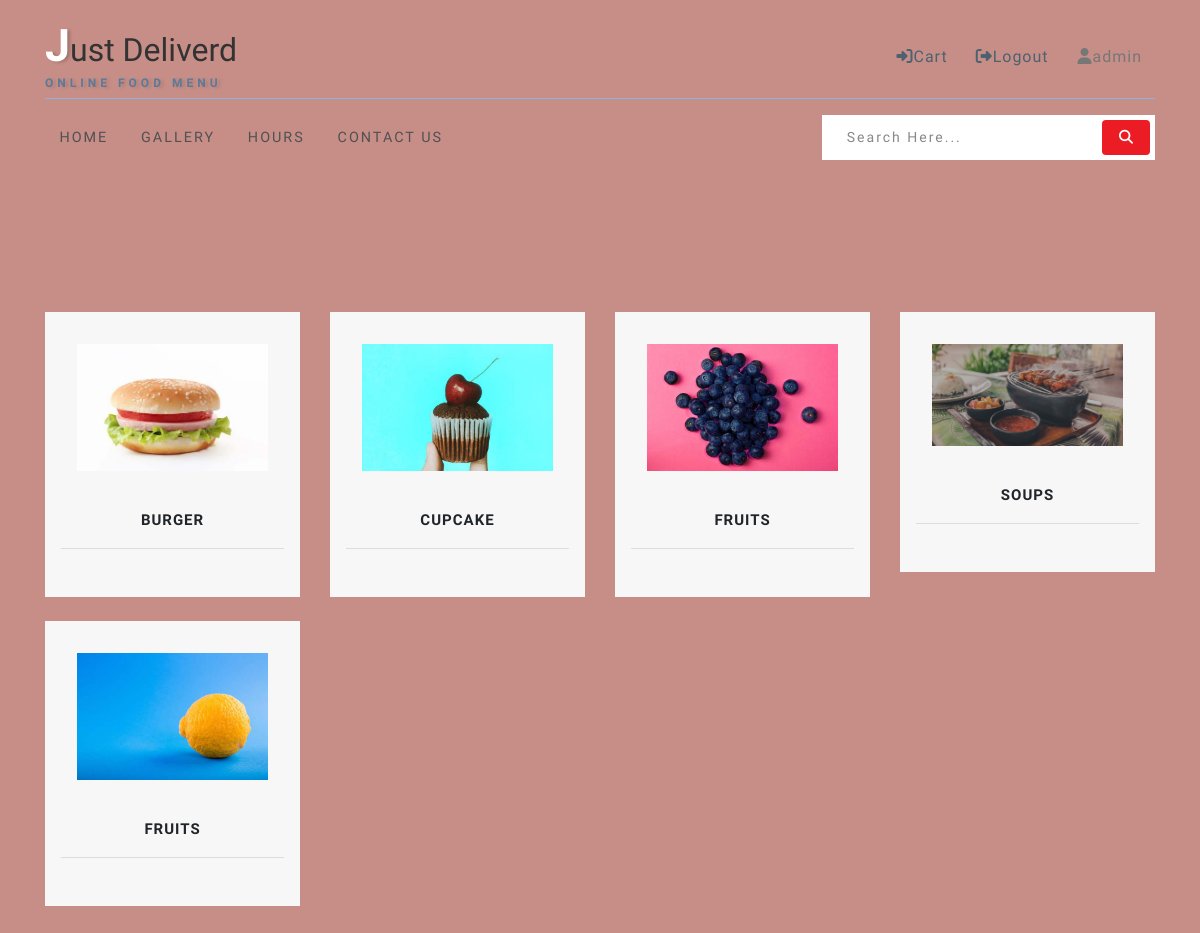
Page / (signed in) on the earlier database version.
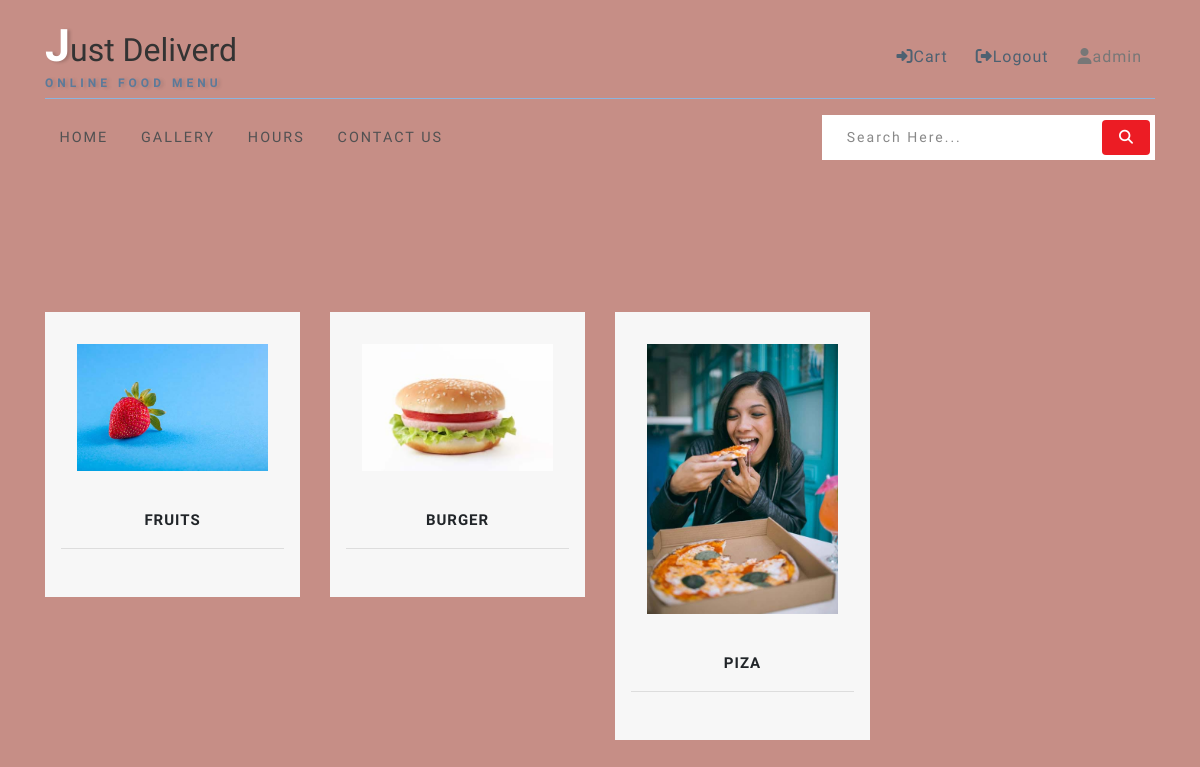
Same page on the later database version.
### products_app/models.py (models this page shows, shortened)
class Category(models.Model):
    category_name=models.CharField(max_length=255)
    category_image=models.ImageField(upload_to='category_image')

### products_app/views.py (the view)
# urls.py: path('',views.index,name='index'),
def index(request):
    if request.user.is_authenticated:
        cate =Category.objects.all()
        context={
            'category': cate,
            }
        return render(request,'index.html',context)
    else:
        return render(request,'login.html')

### templates/index.html (shortened to what this page needs)
{% extends 'base.html' %}
{% load static %}
{%block main-content %}
<br><br>
        <div class="banner-wthree-info container">
            <div class="row">
                    <div class="container py-5">
                        <div class="row shop-wthree-info text-center">
                            {% for cat in category %}
                            <a href="{% url 'select_menu' cat.id %}">
                                <div class="col-lg-3 shop-info-grid text-center mt-4">
                                    <div class="product-shoe-info shoe">
                                        <div class="men-thumb-item">
                                            <img src="{{cat.category_image.url}}" class="img-fluid" alt="" height="120%" width="120%">
                                        </div>
                                        <div class="item-info-product">
                                            <h4>
                                                <a>{{cat.category_name}}</a>
                                            </h4>
                                            <div class="product_price">
                                            </div>
                                        </div>
                                    </div>
                                </div>
                            </a>
                            {% endfor %}
            </div>
        </div>
    </div>
</div></div>
                       {%endblock main-content%}

### templates/base.html (shortened to what this page needs)
{% load static %}
<!DOCTYPE html>
<html lang="eng">
<head>
    <link rel="stylesheet" href="{% static 'css/bootstrap.css' %}">
    <link rel="stylesheet" href="{% static 'css/style.css' %}" type="text/css" media="all" />
    <link href="{% static 'font-awesome.css' %}" rel="stylesheet">
    <link rel="stylesheet" href="https://cdnjs.cloudflare.com/ajax/libs/font-awesome/6.3.0/css/all.min.css">
</head>
<body>
    <div class="main-sec">
        <header class="py-sm-3 pt-3 pb-2" id="home">
            <div class="container">
                <div class="top-w3pvt d-flex">
                    <div id="logo">
                        <h1> <a href="{% url 'index' %}"><span class="log-w3pvt">J</span>ust Deliverd</a> <label class="sub-des">Online Food menu</label></h1>
                    </div>
                    <div class="forms ml-auto">
                        {% if user.is_authenticated %}
                        <a href="{% url 'cart_detail' %}" class="btn"><i class="fa-solid fa-right-to-bracket"></i>Cart</a>
                        <a href="{% url 'logout_page' %}" class="btn"><i class="fa-solid fa-right-from-bracket"></i>Logout</a>
                        <P class="btn"><i class="fa-solid fa-user"></i>{{user.username }}</p>
                        {% else %}
                        {% comment %} <a href="{% url 'login' %}" class="btn"><i class="fa-solid fa-right-to-bracket"></i>Login</a> {% endcomment %}
                        <a href="{% url 'register' %}" class="btn"><i class="fa-solid fa-user-plus"></i> SignUp</a>
                        {%endif%}
                    </div>
                </div>
                <div class="nav-top-wthree">
                    <nav>
                        <ul class="menu">
                            <li><a href="{% url 'index' %}">Home</a></li>
                            <li><a href="{% url 'galllery' %}">Gallery</a></li>
                            <li><a href="{% url 'hours' %}">Hours</a></li>
                            <li><a href="{% url 'contact' %}">Contact Us</a></li>
                        </ul>
                    </nav>
                    <div class="search-form ml-auto">
                        <div class="form-w3layouts-grid">
                            <form action="#" method="post" class="newsletter">
                                <input class="search" type="search" placeholder="Search here..." required="">
                                <button class="form-control btn" value=""><span class="fa fa-search"></span></button>
                            </form>
                        </div>
                    </div>
                </div>
            </div>
        </header>
         {%block main-content %} {%endblock main-content%}
</body>
</html>

### static/css/style.css (style rules this page uses)
html, body { margin: 0; font-size: 100%; background: #443946; font-family: 'Hind', sans-serif; scroll-behavior: smooth; }
body a { text-decoration: none; transition: 0.5s all; -webkit-transition: 0.5s all; -moz-transition: 0.5s all; -o-transition: 0.5s all; -ms-transition: 0.5s all; }
input[type="button"], input[type="submit"], input[type="text"], input[type="email"], input[type="search"] { transition: 0.5s all; -webkit-transition: 0.5s all; -moz-transition: 0.5s all; -o-transition: 0.5s all; -ms-transition: 0.5s all; font-family: 'Hind', sans-serif; }
h1, h2, h3, h4, h5, h6 { margin: 0; letter-spacing: 1px; font-family: 'Hind',sans-serif; }
p { font-size: 0.9em; color: #777; line-height: 1.9em; letter-spacing: 1px; margin-bottom: 0; }
ul { margin: 0; padding: 0; }
.forms { margin-top: 1.4em; }
.top-w3pvt { border-bottom: 1px solid #8bb4df; padding-bottom: 0.5em; }
.nav-top-wthree { margin: 1em 0; }
header a.btn { border-radius: 4px; color: #4d6171; letter-spacing: 1px; border: none; outline: none; }
.search-form { width: 30%; }
form.newsletter { background: #fff; padding: 0.3em; display: flex; }
header .search { outline: none; padding: 6px 20px; font-size: 14px; color: #000; width: 85%; background: transparent; text-transform: capitalize; border: none; letter-spacing: 2px; float: left; }
header button.btn { color: #fff; border: none; padding: 7px 0px; text-transform: uppercase; text-decoration: none; background: transparent; -webkit-transition: 0.5s all; -moz-transition: 0.5s all; -o-transition: 0.5s all; -ms-transition: 0.5s all; transition: 0.5s all; float: right; cursor: pointer; width: 15%; font-size: 14px; text-align: center; background: #ec1c24; }
nav { margin: 0; padding: 0; margin-top: 10px; float: left; }
#logo a { float: left; font-size: .8em; display: initial; margin: 0; letter-spacing: 0px; color: #333; font-weight: 300; padding: 3px 0; border: none; }
#logo a span { color: #fff; font-size: 1.4em; font-weight: 700; text-shadow: 3px 1px 3px rgba(19, 18, 18, 0.19); }
.sub-des { text-transform: uppercase; display: block; font-size: 0.3em; margin: 0; color: #5b7a9a; letter-spacing: 4px; font-weight: 600; text-shadow: 3px 1px 3px rgba(78, 73, 73, 0.21); }
nav:after { content: ""; display: table; clear: both; }
nav ul { padding: 0; margin: 0; list-style: none; position: relative; }
nav ul li { margin: 0px; display: inline-block; }
nav a { letter-spacing: 2px; padding-left: 0; padding-right: 0; padding: 10px 0; font-weight: 400; font-size: 0.9em; margin: 0 1em; color: #515152; text-transform: uppercase; }
li > a:only-child:after { content: ''; }
.main-sec { background: #c68e86; min-height: 43em; position: relative; }
.item-info-product h4 a { color: #080808; font-size: 15px; letter-spacing: 1px; text-transform: uppercase; font-weight: 700; }
.product_price { margin: 1em 0 0 0; padding: 1em 0 0 0; border-top: 1px solid #ddd; }
.product-shoe-info { background: #f7f7f7; padding: 1em; }
.item-info-product { padding: 1em 0 1em 0; }
.men-thumb-item { padding: 1em; }
@media (max-width:1366px) { .main-sec { min-height: 35em; position: relative; } }
img { max-width: 100%; height: auto; }

Differences in the rows shown:
removed Category: category_image (picture), category_name "CUPCAKE"
removed Category: category_image (picture), category_name "FRUITS"
removed Category: category_image (picture), category_name "SOUPS"
removed Category: category_image (picture), category_name "FRUITS"
added Category: category_image (picture), category_name "FRUITS"
added Category: category_image (picture), category_name "PIZA"
